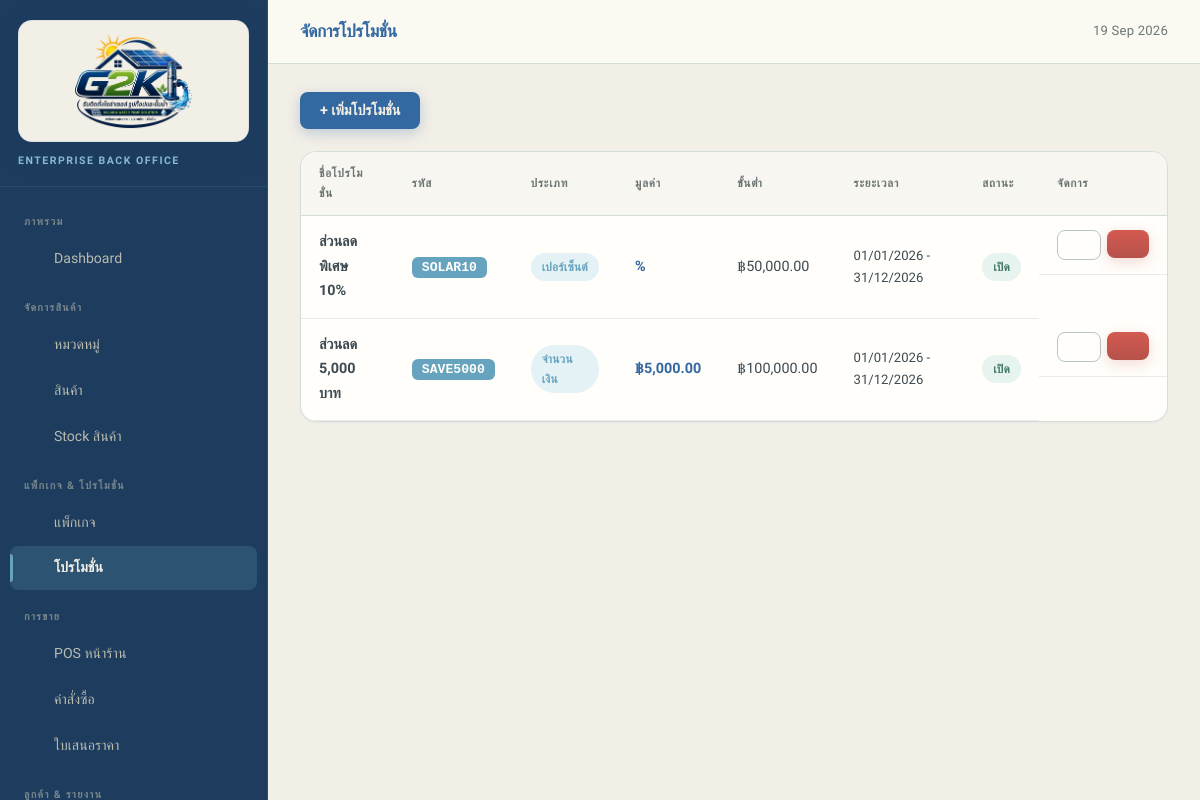
The app's page /admin/promotions.php (signed in) with its own data.
### tables this page shows
CREATE TABLE promotions (
    id INT AUTO_INCREMENT PRIMARY KEY,
    name VARCHAR(200) NOT NULL,
    code VARCHAR(50) UNIQUE,
    type ENUM('percent','fixed') NOT NULL,
    value DECIMAL(10,2) NOT NULL,
    min_amount DECIMAL(10,2) DEFAULT 0,
    max_discount DECIMAL(10,2),
    start_date DATE,
    end_date DATE,
    active TINYINT(1) DEFAULT 1,
    created_at TIMESTAMP DEFAULT CURRENT_TIMESTAMP
);

### includes/config.php (called while the page is built, shortened)
<?php
function db() {
    static $pdo = null;
    if ($pdo === null) {
        try {
            $dsn = "mysql:host=" . DB_HOST . ";port=" . DB_PORT . ";dbname=" . DB_NAME . ";charset=utf8mb4";
            $pdo = new PDO($dsn, DB_USER, DB_PASS, [
                PDO::ATTR_ERRMODE => PDO::ERRMODE_EXCEPTION,
                PDO::ATTR_DEFAULT_FETCH_MODE => PDO::FETCH_ASSOC,
                PDO::ATTR_EMULATE_PREPARES => false,
            ]);
            $pdo->exec("SET time_zone = '" . (new DateTime())->format('P') . "'");
        } catch (PDOException $e) {
            error_log('DB connection failed: ' . $e->getMessage());
            http_response_code(500);
            $detail = APP_DEBUG ? '<pre>' . htmlspecialchars($e->getMessage()) . '</pre>' : '';
            die('<div style="font-family:sans-serif;max-width:560px;margin:80px auto;padding:24px;border:1px solid #e5e7eb;border-radius:12px">'
                . '<h2 style="margin-top:0">ไม่สามารถเชื่อมต่อฐานข้อมูลได้</h2>'
                . '<p>ตรวจสอบว่า MySQL ใน XAMPP Control Panel กำลังทำงาน และค่าในไฟล์ <code>config/app.php</code> ถูกต้อง</p>'
                . $detail . '</div>');
        }
    }
    return $pdo;
}

### public/admin/promotions.php (the view, shortened to what this page needs)
<?php
include __DIR__ . '/../includes/admin_header.php';
$promotions = db()->query("SELECT * FROM promotions ORDER BY created_at DESC")->fetchAll();
?>
<div class="filters-bar">
    <button class="btn btn-primary" onclick="openModal('promoModal');document.getElementById('promoTitle').textContent='เพิ่มโปรโมชั่น';resetPromo()">+ เพิ่มโปรโมชั่น</button>
</div>
<div class="card">
    <div class="table-wrapper">
        <table>
            <thead><tr><th>ชื่อโปรโมชั่น</th><th>รหัส</th><th>ประเภท</th><th>มูลค่า</th><th>ขั้นต่ำ</th><th>ระยะเวลา</th><th>สถานะ</th><th>จัดการ</th></tr></thead>
            <tbody>
                <?php if (empty($promotions)): ?>
                    <tr><td colspan="8" style="text-align:center;padding:40px;color:var(--gray-400)">ยังไม่มีโปรโมชั่น</td></tr>
                <?php else: foreach ($promotions as $p): ?>
                <tr>
                    <td><strong><?= sanitize($p['name']) ?></strong></td>
                    <td><code style="background:var(--accent);color:var(--white);padding:3px 10px;border-radius:6px;font-size:.82rem;font-weight:600"><?= sanitize($p['code'] ?? '-') ?></code></td>
                    <td><span class="badge badge-info"><?= $p['type'] === 'percent' ? 'เปอร์เซ็นต์' : 'จำนวนเงิน' ?></span></td>
                    <td><strong style="color:var(--primary)"><?= $p['type'] === 'percent' ? $p->value.'%' : formatCurrency($p['value']) ?></strong></td>
                    <td><?= $p['min_amount'] > 0 ? formatCurrency($p['min_amount']) : '-' ?></td>
                    <td style="font-size:.82rem">
                        <?php if ($p['start_date']): ?>
                            <?= date('d/m/Y', strtotime($p['start_date'])) ?> - <?= $p['end_date'] ? date('d/m/Y', strtotime($p['end_date'])) : 'ไม่กำหนด' ?>
                        <?php else: ?>-<?php endif; ?>
                    </td>
                    <td><span class="badge <?= $p['active'] ? 'badge-success' : 'badge-gray' ?>"><?= $p['active'] ? 'เปิด' : 'ปิด' ?></span></td>
                    <td class="table-actions">
                        <button class="btn btn-sm btn-outline" onclick='editPromo(<?= json_encode($p) ?>)'><?= icon('pencil', 14) ?></button>
                        <form method="POST" style="display:inline" onsubmit="return confirm('ลบโปรโมชั่นนี้?')">
                            <button class="btn btn-sm btn-danger"><?= icon('trash', 14) ?></button>
                        </form>
                    </td>
                </tr>
                <?php endforeach; endif; ?>
            </tbody>
        </table>
    </div>
</div>
<?php include __DIR__ . '/../includes/admin_footer.php'; ?>

### includes/functions.php (shortened to what this page needs)
<?php
function formatCurrency($amount) {
    return '฿' . number_format($amount, 2);
}
function sanitize($input) {
    return htmlspecialchars(trim($input), ENT_QUOTES, 'UTF-8');
}
function icon(string $name, int $size = 18): string {
    $inner = $paths[$name] ?? $paths['dashboard'];
    return '<svg class="ico" width="'.$size.'" height="'.$size.'" viewBox="0 0 24 24" fill="none" stroke="currentColor" stroke-width="1.75" stroke-linecap="round" stroke-linejoin="round" aria-hidden="true">'.$inner.'</svg>';
}

### records on screen
promotions: name "ส่วนลดพิเศษ 10%", code "SOLAR10", type "เปอร์เซ็นต์", min_amount "฿50,000.00", start_date "01/01/2026", end_date "31/12/2026", active "เปิด"
promotions: name "ส่วนลด 5,000 บาท", code "SAVE5000", type "จำนวนเงิน", value "฿5,000.00", min_amount "฿100,000.00", start_date "01/01/2026", end_date "31/12/2026", active "เปิด"

### other values on screen
$pageTitle "จัดการโปรโมชั่น"
